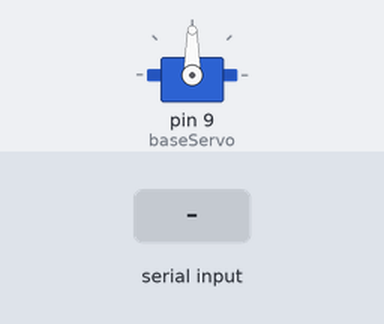
A sketch run on a simulated Arduino Uno, built with avr-gcc and run on an emulated ATmega328P. Shown: servo. The test bench sets the inputs (shaded band).

Above: at 1.2 s.
1.3 s: "L" received over Serial
At 2.0 s:
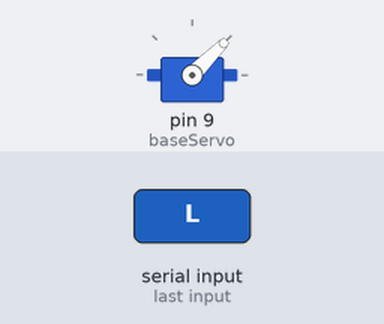
2.8 s: "R" received over Serial
At 3.2 s:
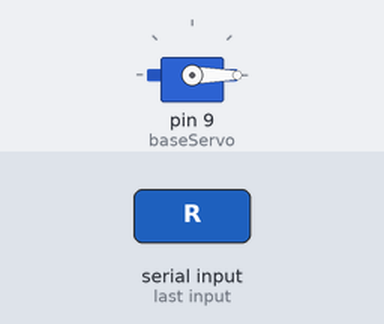
4.3 s: "C" received over Serial
At 5.5 s:
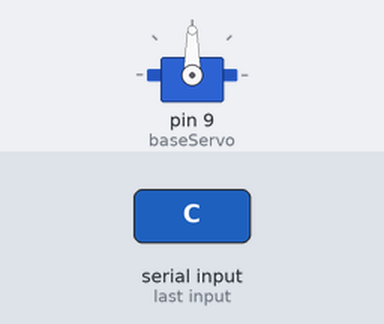
Timing chart, 0 to 7.3 s (numbered marks = the images above; inputs shaded):
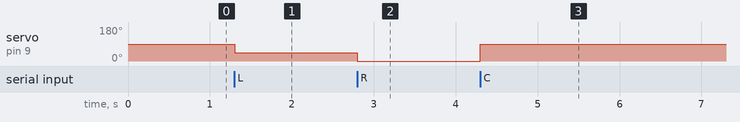

Measured:
- after the input at 1.3 s, servo on pin 9 (baseServo): 90° → 45° at once
- after the input at 2.8 s, servo on pin 9 (baseServo): 45° → 0° at once
- after the input at 4.3 s, servo on pin 9 (baseServo): 0° → 90° at once

The sketch:

Beep.ino
```cpp
/* Pointing Action for ALL targets
  - 'L' and 'P' will now point to the LEFT
  - 'R' and 'Q' will now point to the RIGHT
  - Shoulder, Elbow, and Claw remain at HOME position for every command.
*/

#include <Servo.h>

Servo baseServo;
Servo shoulderServo;
Servo elbowServo;
Servo clawServo;

// ---------- ANGLES ----------
const int BASE_HOME      = 90;
const int SHOULDER_HOME  = 90;
const int ELBOW_HOME     = 90;
const int CLAW_HOME      = 90;

const int BASE_POINT_LEFT   = 45;  // Left point
const int BASE_POINT_RIGHT  = -45;  // Right point

void setup() {
  Serial.begin(9600);
  baseServo.attach(9);
  baseServo.write(BASE_HOME);
}

void loop() {
  if (Serial.available() > 0) {
    char cmd = Serial.read();

    switch (cmd) {
      // Both Person and Objects now use the same pointing logic
      case 'L':
        baseServo.write(BASE_POINT_LEFT);
        break;

      case 'R':
        baseServo.write(BASE_POINT_RIGHT);
        break;

      case 'C':
        baseServo.write(BASE_HOME);
        break;
    }
  }
}
```
